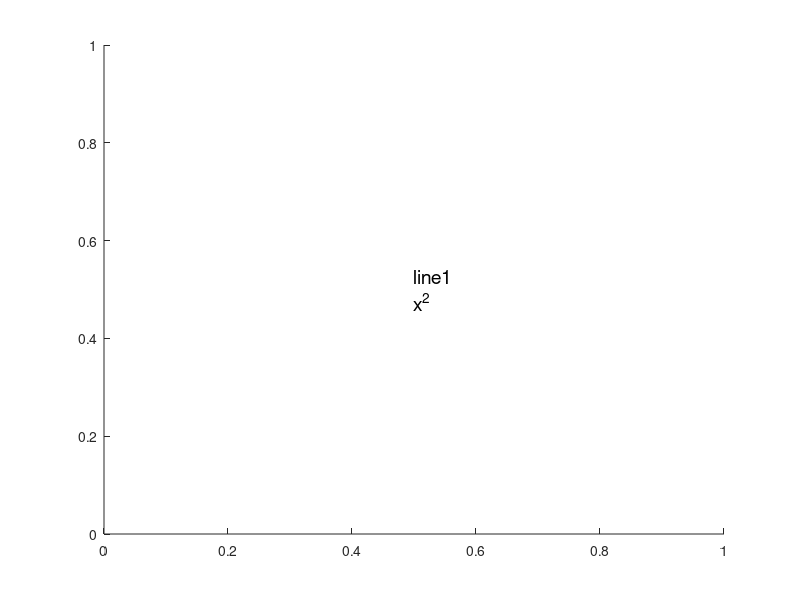

The MATLAB script that drew this image: (Note: this script raises an error after producing the figure.)
%=============================================================================
% Copyright (c) 2016-present Allan CORNET (Nelson)
%=============================================================================
% This file is part of Nelson.
%=============================================================================
% LICENCE_BLOCK_BEGIN
% SPDX-License-Identifier: LGPL-3.0-or-later
% LICENCE_BLOCK_END
%=============================================================================
% <--ADV-CLI MODE-->
%=============================================================================
% Non-regression tests for true super/subscript positioning of the TeX
% interpreter (raised / lowered runs at a smaller font), verified through the
% text Extent so no browser or reference image is required.
%=============================================================================
% Multi-line strings with a marker keep the fallback path (no crash).
f = figure();
tml = text(0.5, 0.5, sprintf('line1\nx^2'), 'Interpreter', 'tex', 'FontSize', 14);
drawnow();
asserts.istrue(tml.Extent(4) > 0);
close(f);
%=============================================================================
